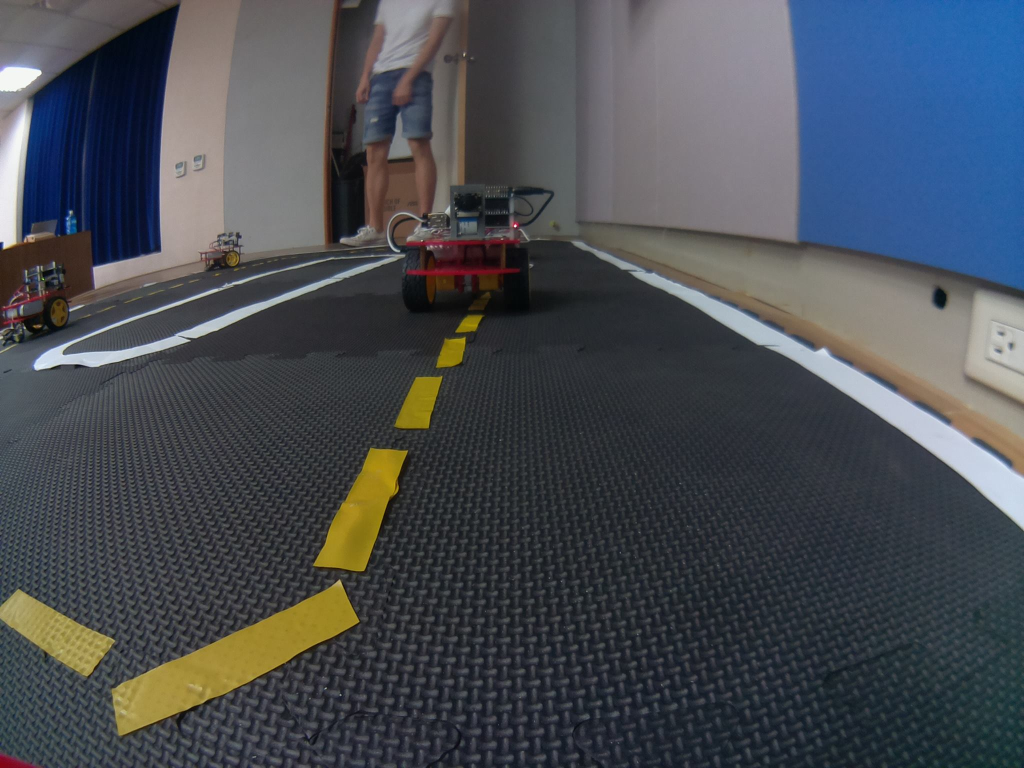
#> input picture tutorials/python/csp2016/hw1/0310742/newss.jpg, 2048 x 1536 px (shown at 1/2 size)
$ jupyter execute assignment1-0310742.ipynb   (Python 2 division)
#> lines starting #> are read from the running program, lines starting #| are printed output that depends on the picture; after the words box and inside, x2 and y2 are one past the last pixel; in counts of white or black regions, pixels touching at a corner belong together; long printed decimals are rounded
# Create Software Project - Take Home Midterm Exam/Assignment

* Objective: this jupyter notebook is intended to evaluate how the students understand the Duckietown repo

Prof. Nick Wang, 2016/11/7

## Instructions:
1. $ cp assignment1.ipynb assignment1-XXXXXXX.ipynb (XXXXXXX is your name) You also need to add your name, setup, and state the contributions in the setup and contributions section.
2. You can already see the desired outputs of each cell, and you need to find the relevant code in the Duckietown repo and reproduce the results.
3. Each student needs to submit one to your mentor, via email. Please do not commit your ipynb to repo. Please do not modify assignment1.ipynb.

## Steup and Conributions:

This work is done by: Tseng Szu-Jung.

VirtualBox 5.1.6 on Windows 8

classmate TANG YING-HAN Helps me with the second step

You need to state your contribution here. What's your working environment (e.g., VirtualBox XXX version on Window XX). If you get some help from your TA or classmates, you need to describe here.

# Line Detector

### 1.Load the image and resize

[cell 1]
import cv2
import numpy as np
from matplotlib import pyplot as plt

#Use your own image
img = cv2.imread("newss.jpg")
#> img is the input picture: shape (1536, 2048, 3); mean B, G, R 82.4, 76.2, 71.9

image_cv = cv2.resize(img, (160, 120),interpolation=cv2.INTER_NEAREST)

dst1 = cv2.cvtColor(img,cv2.COLOR_BGR2RGB)
plt.subplot(121),plt.imshow(dst1,cmap = 'brg')
plt.title('Original Image'), plt.xticks([]), plt.yticks([])

dst2 = cv2.cvtColor(image_cv,cv2.COLOR_BGR2RGB)
plt.subplot(122),plt.imshow(dst2,cmap = 'brg')
plt.title('Resized Image'), plt.xticks([]), plt.yticks([])

plt.show()

### 2.Find the edge (15%)

[cell 2]
'''
#You should find the config file 'universal.yaml'
#You code this
gray = ???
edges = ???
'''
gray = np.array([128, 4, 67])
edges = cv2.Canny(image_cv,80,200,3)
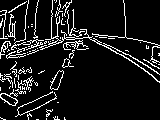
#> edges: shape (120, 160); 10.3% white in thin lines or dots

plt.imshow(edges,cmap = 'gray')
plt.title('Edge Image'), plt.xticks([]), plt.yticks([])
plt.show()

### 3-1.Setup HSV space threshold (15%)

[cell 3]
'''
#You should find the config file 'universal.yaml'
hsv_white1 = ???
hsv_white2 = ???
hsv_yellow1 = ???
hsv_yellow2 = ???
hsv_red1 = ???
hsv_red2 = ???
hsv_red3 = ???
hsv_red4 = ???
'''
hsv_white1 = np.array([0, 0, 150])
hsv_white2 = np.array([180, 50, 255])
hsv_yellow1 = np.array([25, 120, 90])
hsv_yellow2 = np.array([45, 255, 255])
hsv_red1 = np.array([0, 140, 100])
hsv_red2 = np.array([15, 255, 255])
hsv_red3 = np.array([165, 140, 100])
hsv_red4 = np.array([180, 255, 255])

### 3-2.Threshold colors in HSV space (15%)

[cell 4]
'''
#change color space to HSV
hsv = ???

find the color
white = ???
kernel = ???
white = ???

yellow = ???
kernel = ???
yellow = ???

red1 = ???
red2 = ???
red = ???
kernel = ???
red = ???
'''
hsv = cv2.cvtColor(image_cv, cv2.COLOR_BGR2HSV)
#> hsv: shape (120, 160, 3); mean H, S, V 94.9, 63.2, 89

white = cv2.inRange(hsv, hsv_white1, hsv_white2)
#> white: shape (120, 160); 6.6% white; 35 white regions (27 under 20 px), largest, box (x1, y1, x2, y2) and area: (15, 12, 36, 46) 298, (97, 41, 160, 82) 264, (136, 47, 160, 68) 226
kernel = cv2.getStructuringElement(cv2.MORPH_ELLIPSE,(3, 3))
white = cv2.dilate(white, kernel)
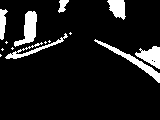
#> white: shape (120, 160); 10.1% white; 14 white regions (7 under 20 px), largest, box (x1, y1, x2, y2) and area: (14, 11, 37, 47) 401, (94, 39, 160, 83) 398, (135, 46, 160, 69) 320

yellow = cv2.inRange(hsv, hsv_yellow1, hsv_yellow2)
#> yellow: shape (120, 160); 1.2% white in thin lines or dots, all inside (x1, y1, x2, y2) = (3, 42, 76, 115)
kernel = cv2.getStructuringElement(cv2.MORPH_ELLIPSE,(3, 3))
yellow = cv2.dilate(yellow, kernel)
#> yellow: shape (120, 160); 2.6% white; 14 white regions (8 under 20 px), largest, box (x1, y1, x2, y2) and area: (2, 94, 19, 107) 112, (61, 49, 77, 68) 108, (49, 78, 62, 91) 91, (43, 91, 58, 101) 67, (56, 69, 65, 79) 41, (17, 108, 27, 116) 36

bw1 = cv2.inRange(hsv, hsv_red1, hsv_red2)
#> bw1: shape (120, 160); 0.03% white in thin lines or dots, all inside (x1, y1, x2, y2) = (4, 38, 71, 44)
bw2 = cv2.inRange(hsv, hsv_red3, hsv_red4)
#> bw2: shape (120, 160); 0.1% white in thin lines or dots, all inside (x1, y1, x2, y2) = (0, 35, 82, 120)
red = cv2.bitwise_or(bw1, bw2)
kernel = cv2.getStructuringElement(cv2.MORPH_ELLIPSE,(3, 3))
red = cv2.dilate(red, kernel)
#> red: shape (120, 160); 0.44% white; 6 white regions (5 under 20 px), largest, box (x1, y1, x2, y2) and area: (63, 37, 76, 40) 35

# Uncomment '#' to plot with color
x = cv2.cvtColor(yellow, cv2.COLOR_GRAY2BGR)
x[:,:,2] *= 1
x[:,:,1] *= 1
x[:,:,0] *= 0
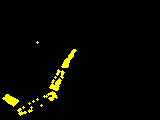
#> x: shape (120, 160, 3); mean B, G, R 0, 6.7, 6.7
x = cv2.cvtColor(x, cv2.COLOR_BGR2RGB)

y = cv2.cvtColor(red, cv2.COLOR_GRAY2BGR)
y[:,:,2] *= 1
y[:,:,1] *= 0
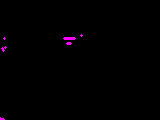
#> y: shape (120, 160, 3); mean B, G, R 1.1, 0, 1.1
y[:,:,0] *= 0
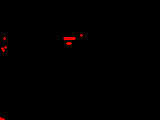
#> y: shape (120, 160, 3); 0.44% of pixels changed, all inside (x1, y1, x2, y2) = (0, 34, 83, 120)
y = cv2.cvtColor(y, cv2.COLOR_BGR2RGB)

plt.subplot(131),plt.imshow(white,cmap = 'gray')
plt.title('White'), plt.xticks([]), plt.yticks([])

plt.subplot(132),plt.imshow(yellow,cmap = 'gray')
plt.subplot(132),plt.imshow(x,cmap = 'brg')
plt.title('Yellow'), plt.xticks([]), plt.yticks([])

plt.subplot(133),plt.imshow(red,cmap = 'gray')
#plt.subplot(133),plt.imshow(y,cmap = 'brg')
plt.title('Red'), plt.xticks([]), plt.yticks([])

plt.show()

### 4.Combine Edge and Colors (15%)

[cell 5]
'''
edge_color_white = ???
edge_color_yellow = ???
edge_color_red = ???
'''

edge_color_white = cv2.bitwise_and(white, edges)
#> edge_color_white: shape (120, 160); 3.1% white in thin lines or dots, all inside (x1, y1, x2, y2) = (0, 0, 160, 83)
edge_color_yellow = cv2.bitwise_and(yellow, edges)
#> edge_color_yellow: shape (120, 160); 0.92% white in thin lines or dots, all inside (x1, y1, x2, y2) = (2, 42, 75, 116)
edge_color_red = cv2.bitwise_and(red, edges)
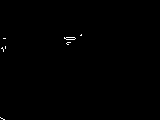
#> edge_color_red: shape (120, 160); 0.26% white in thin lines or dots, all inside (x1, y1, x2, y2) = (0, 34, 82, 120)

plt.imshow(edge_color_yellow,cmap = 'gray')
plt.title('Edge Color Y'), plt.xticks([]), plt.yticks([])
plt.subplot(131),plt.imshow(edge_color_white,cmap = 'gray')
plt.title('Edge Color W'), plt.xticks([]), plt.yticks([])
plt.subplot(132),plt.imshow(edge_color_yellow,cmap = 'gray')
plt.title('Edge Color Y'), plt.xticks([]), plt.yticks([])
plt.subplot(133),plt.imshow(edge_color_red,cmap = 'gray')
plt.title('Edge Color R'), plt.xticks([]), plt.yticks([])

plt.show()

### 5-1.Find the lines (15%)

[cell 6]
'''
#default threshold 20-> 10
lines_white = ???
lines_yellow = ???
lines_red = ???
'''
lines_yellow = cv2.HoughLinesP(edge_color_yellow, 1, np.pi/180, 10, np.empty(1), 3, 1)
#> lines_yellow = 16 rows, first 6: [59, 83, 63, 71], [62, 65, 64, 61], [67, 66, 69, 61], [50, 100, 53, 99], [46, 95, 52, 92], [6, 94, 17, 100]
color = "yellow"
lines = lines_yellow
#> lines has the same summary as lines_yellow
bw = yellow

if lines is not None:
    lines = np.array(lines[0])
#> lines = [[59, 83, 63, 71]]
    print "found lines"

else:
    lines = []
    print "no lines"

### Show the lines (yellow)

[cell 7]
image_with_lines = np.copy(dst2)
if len(lines)>0:
    for x1,y1,x2,y2 in lines:
        cv2.line(image_with_lines, (x1,y1), (x2,y2), (0,0,255), 2)
        cv2.circle(image_with_lines, (x1,y1), 2, (0,255,0))
        cv2.circle(image_with_lines, (x2,y2), 2, (255,0,0))
#> this loop made 1 pass
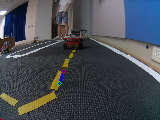
#> image_with_lines: shape (120, 160, 3); mean R, G, B 71.9, 76.2, 82.9

plt.imshow(image_with_lines,cmap = 'brg')
plt.title('Line Image'), plt.xticks([]), plt.yticks([])
plt.show()

### 6-1.Normals (15%)

[cell 8]
arr_cutoff = np.array((0, 40, 0, 40))
arr_ratio = np.array((1./160, 1./120, 1./160, 1./120))

normals = []
centers = []
if len(lines)>0:

    #find the normalized coordinates
    lines_normalized = ((lines + arr_cutoff) * arr_ratio)
#> lines_normalized = [[0.369, 1.02, 0.394, 0.925]]

    length = np.sum((lines[:, 0:2] -lines[:, 2:4])**2, axis=1, keepdims=True)**0.5
#> length = [12.65]
    dx = 1.* (lines[:,3:4]-lines[:,1:2])/length
#> dx = [-0.949]
    dy = 1.* (lines[:,0:1]-lines[:,2:3])/length
#> dy = [-0.316]

    centers = np.hstack([(lines[:,0:1]+lines[:,2:3])/2, (lines[:,1:2]+lines[:,3:4])/2])
#> centers = [[61, 77]]

    #find the vectors' direction
    x3 = (centers[:,0:1] - 3.*dx).astype('int')
#> x3 = [63]
    x3[x3<0]=0
    x3[x3>=160]=160-1

    y3 = (centers[:,1:2] - 3.*dy).astype('int')
#> y3 = [77]
    y3[y3<0]=0
    y3[y3>=120]=120-1

    x4 = (centers[:,0:1] + 3.*dx).astype('int')
#> x4 = [58]
    x4[x4<0]=0
    x4[x4>=160]=160-1

    y4 = (centers[:,1:2] + 3.*dy).astype('int')
#> y4 = [76]
    y4[y4<0]=0
    y4[y4>=120]=120-1

    flag_signs = (np.logical_and(bw[y3,x3]>0, bw[y4,x4]==0)).astype('int')*2-1
#> flag_signs = [1]
    normals = np.hstack([dx, dy]) * flag_signs
#> normals = [[-0.949, -0.316]]

    flag = ((lines[:,2]-lines[:,0])*normals[:,1] - (lines[:,3]-lines[:,1])*normals[:,0])>0
#> flag = [False]
    for i in range(len(lines)):
        if flag[i]:
            x1,y1,x2,y2 = lines[i, :]
            lines[i, :] = [x2,y2,x1,y1]
#> this loop made 1 pass

### 6-2.Draw the Normals

[cell 9]
image_with_lines = np.copy(dst2)
if len(centers)>0:
    for x,y,dx,dy in np.hstack((centers,normals)):
        x3 = int(x - 2.*dx)
        y3 = int(y - 2.*dy)
        x4 = int(x + 2.*dx)
        y4 = int(y + 2.*dy)
        cv2.line(image_with_lines, (x3,y3), (x4,y4), (0,0,255), 1)
        cv2.circle(image_with_lines, (x3,y3), 1, (0,255,0))
        cv2.circle(image_with_lines, (x4,y4), 1, (255,0,0))
#> this loop made 1 pass
#> (x, y, dx, dy, x3, y3, x4, y4) on pass 1: (61, 77, -0.949, -0.316, 62, 77, 59, 76)
#> image_with_lines: shape (120, 160, 3); mean R, G, B 72.1, 76.3, 82.5

plt.subplot(121),plt.imshow(image_with_lines,cmap = 'brg')
plt.title('Line Normals'), plt.xticks([]), plt.yticks([])

image_with_lines = np.copy(dst2)
if len(lines)>0:
    for x1,y1,x2,y2 in lines:
        cv2.line(image_with_lines, (x1,y1), (x2,y2), (0,0,255), 2)
        cv2.circle(image_with_lines, (x1,y1), 2, (0,255,0))
        cv2.circle(image_with_lines, (x2,y2), 2, (255,0,0))

plt.subplot(122),plt.imshow(image_with_lines,cmap = 'brg')
plt.title('Line Image'), plt.xticks([]), plt.yticks([])
plt.show()

### 7-1.setup the segment class

[cell 10]
class Vector2D():
    def __init__(self):
        self.x = 0
        self.y = 0
class Segment():
    def __init__(self):
        self.color = ""
        self.pixels_normalized = np.array([Vector2D(),Vector2D()])
        self.normal = Vector2D()

### 7-2.Store in the SegmentList

[cell 11]
segmentMsgList = []

for x1,y1,x2,y2,norm_x,norm_y in np.hstack((lines_normalized,normals)):
    segment = Segment()
    segment.color = color
    segment.pixels_normalized[0].x = x1
    segment.pixels_normalized[0].y = y1
    segment.pixels_normalized[1].x = x2
    segment.pixels_normalized[1].y = y2
    segment.normal.x = norm_x
    segment.normal.y = norm_y

    segmentMsgList.append(segment)
#> this loop made 1 pass
#> (x1, y1, x2, y2, norm_x, norm_y) on pass 1: (0.369, 1.02, 0.394, 0.925, -0.949, -0.316)
#> after the loop, segmentMsgList = 1 item

#print segmentMsgList[2].pixels_normalized[1].x

### 7.3 Print the SegmentList

[cell 12]
for i in segmentMsgList:
    print (i.pixels_normalized[0].x,i.pixels_normalized[0].y),(i.pixels_normalized[1].x,i.pixels_normalized[1].y)

# Ground Projection

[cell 13]
lines_normalized, normals


print lines_normalized[0,1],normals[0]
#| 1.025 [-0.9487  -0.3162]

### camera parameters

[cell 14]
import cv2
import numpy as np
#camera_matrix = np.array([[3.4e+02, 0., 3.28e+02], [0., 3.43e+02, 2.42e+02], [0., 0., 1.]], dtype=np.float32)
#dist_coeffs = np.array([-3.0e-01, 6.35e-02, 3.7e-04, -5.6e-04, 0.], dtype=np.float32)

#Use your own homography & intrinsic camera_matrix and dist_coeffs
homography = np.array([[-3.19426e-05, -2.86984e-05, -0.2107649], [0.0009679948, -1.293796e-05, -0.3159751], [-0.0001409079, -0.006652466, 1]])
matrix = np.array([[339.2674309936499, 0.0, 327.9108118259242], [0.0, 342.8891832573111,241.7177639431452],[0.0, 0.0, 1.0]])
coeffs = np.array([-0.29780585253762126, 0.06357086644096728, 0.00037136862052612377,-0.0005593418627701039,0.0])

[cell 15]
pt_img = np.array([[0.5*640],[0.7*480],[1.]])
#print pt_img
G = np.dot(homography,pt_img)
G/=G[2]
print G

pt_img = np.array([[[0.5*640,0.7*480]]])

xy_undistorted = cv2.undistortPoints(pt_img, matrix, coeffs,R=None, P=matrix)
#> xy_undistorted = [[319.8, 338.2]]
pt_img = np.array([[xy_undistorted[0][0][0]],[xy_undistorted[0][0][1]],[1.]])
#> pt_img = [319.8, 338.2, 1]
#print xy_undistorted
G_rect = np.dot(homography,pt_img)
#> G_rect = [-0.231, -0.0108, -1.3]
G_rect/=G_rect[2]
#> G_rect = [0.178, 0.00831, 1]
print G_rect
#| [[0.1781]
#|  [0.008308]
#|  [1.        ]]

### Rectify the image (15%)

[cell 16]
from matplotlib import pyplot as plt
#Use your own image
origin = cv2.imread("newss.jpg")

'''
#rectfy the image by opencv 'undistort'
rec_img = ???
'''
rec_img = cv2.undistort(image_cv,matrix,coeffs)
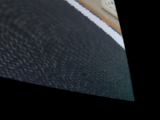
#> rec_img: shape (120, 160, 3); mean B, G, R 38.5, 35, 31.7

origin = cv2.cvtColor(origin,cv2.COLOR_BGR2RGB)
plt.subplot(121),plt.imshow(origin,cmap = 'brg')
plt.title('Original Image'), plt.xticks([]), plt.yticks([])

rec_img = cv2.cvtColor(rec_img,cv2.COLOR_BGR2RGB)
plt.subplot(122),plt.imshow(rec_img,cmap = 'brg')
plt.title('Rectified Image'), plt.xticks([]), plt.yticks([])

plt.show()

# Duckietown Lane Filter

up/down arrow keys to move, enter to edit

Esc to exit edit mode

Shift + enter to run code

1/2/3... to add comment

dd to delete cell

press h for more shortcuts

[cell 17]
import numpy as np
from scipy.stats import multivariate_normal, entropy
from scipy.ndimage.filters import gaussian_filter
from math import floor, atan2, pi, cos, sin, sqrt
import time
from matplotlib import pyplot as plt

## Environment Setup

[cell 18]
# constant
WHITE = 0
YELLOW = 1
RED = 2

lanewidth = 0.4
linewidth_white = 0.04
linewidth_yellow = 0.02

## Generate Vote (Extra Credit 10% for generating multiple votes from all detected segments)

#### Setup a line segment
* left edge of white lane
* right edge of white lane
* left edge of yellow lane
* right edge of white lane

[cell 19]
# right edge of white lane
#p1 = np.array([0.8, 0.24])
#p2 = np.array([0.4, 0.24])
p1 = np.array([lines_normalized[0][0],lines_normalized[0][1]])
#> p1 = [0.369, 1.02]
p2 = np.array([lines_normalized[0][2],lines_normalized[0][3]])
#> p2 = [0.394, 0.925]
seg_color = YELLOW

# [10 lines of commented-out code are left out]

#### compute d_i, phi_i, l_i

[cell 20]
t_hat = (p2-p1)/np.linalg.norm(p2-p1)
#> t_hat = [0.243, -0.97]
n_hat = np.array([-t_hat[1],t_hat[0]])
#> n_hat = [0.97, 0.243]
d1 = np.inner(n_hat,p1)
#> d1 = 0.606
d2 = np.inner(n_hat,p2)
#> d2 = 0.606
l1 = np.inner(t_hat,p1)
#> l1 = -0.905
l2 = np.inner(t_hat,p2)
#> l2 = -0.802

print (d1, d2, l1, l2)
#| 0.6063 0.6063 -0.905 -0.8019

if (l1 < 0):
    l1 = -l1;
#> l1 = 0.905
if (l2 < 0):
    l2 = -l2;
#> l2 = 0.802
l_i = (l1+l2)/2
#> l_i = 0.853
d_i = (d1+d2)/2
#> d_i = 0.606
phi_i = np.arcsin(t_hat[1])
#> phi_i = -1.33
if seg_color == WHITE: # right lane is white
    if(p1[0] > p2[0]): # right edge of white lane
        d_i = d_i - linewidth_white
        print ('right edge of white lane')
    else: # left edge of white lane
        d_i = - d_i
        phi_i = -phi_i
        print ('left edge of white lane')
    d_i = d_i - lanewidth/2

elif seg_color == YELLOW: # left lane is yellow
    if (p2[0] > p1[0]): # left edge of yellow lane
        d_i = d_i - linewidth_yellow
#> d_i = 0.586
        phi_i = -phi_i
#> phi_i = 1.33
        print ('right edge of yellow lane')
    else: # right edge of white lane
        d_i = -d_i
        print ('right edge of yellow lane')
    d_i =  lanewidth/2 - d_i
#> d_i = -0.386


print (d_i, phi_i, l_i)
#| -0.3863 1.326 0.8534

### Measurement Likelihood

[cell 21]
# initialize measurement likelihood

d_min = -0.7
d_max = 0.5
delta_d = 0.02
phi_min = -pi/2
phi_max = pi/2
delta_phi = 0.02
d, phi = np.mgrid[d_min:d_max:delta_d, phi_min:phi_max:delta_phi]

measurement_likelihood = np.zeros(d.shape)

fig = plt.figure()
ax = fig.add_subplot(111)
cax = ax.matshow(measurement_likelihood, interpolation='nearest')
fig.colorbar(cax)
plt.ylabel('phi')
plt.xlabel('d')
#ax.set_xticklabels(['']+alpha)
#ax.set_yticklabels(['']+alpha)
plt.show()
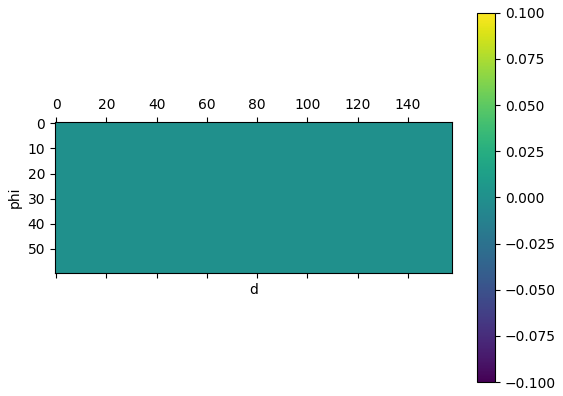
#> figure drawn by matplotlib, 2 panels

[cell 22]
i = floor((d_i - d_min)/delta_d)
#> i = 15
j = floor((phi_i - phi_min)/delta_phi)
#> j = 144
measurement_likelihood[i,j] = measurement_likelihood[i,j] +  1/(l_i)
#> measurement_likelihood: shape (60, 158) float64; values 0 (black) and 1.17 (white), 0.01% white in thin lines or dots, all inside (x1, y1, x2, y2) = (144, 15, 145, 16)

print (i, j)
#| 15 144

fig = plt.figure()
ax = fig.add_subplot(111)
cax = ax.matshow(measurement_likelihood, interpolation='nearest')
fig.colorbar(cax)
plt.ylabel('phi')
plt.xlabel('d')
#ax.set_xticklabels(['']+alpha)
#ax.set_yticklabels(['']+alpha)
plt.show()
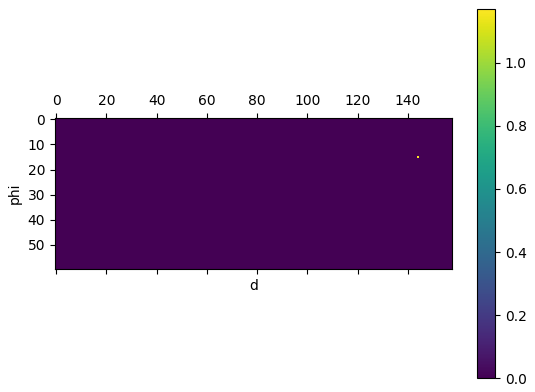
#> figure drawn by matplotlib, 2 panels
